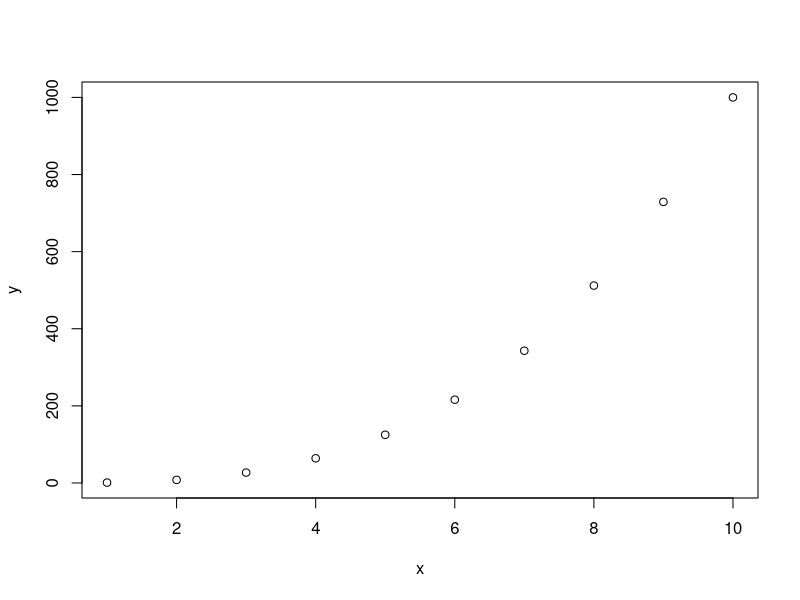
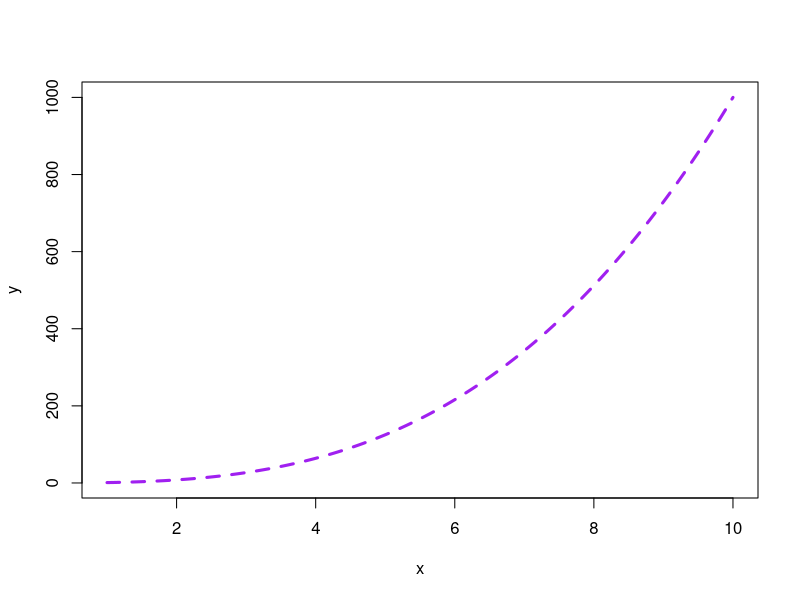
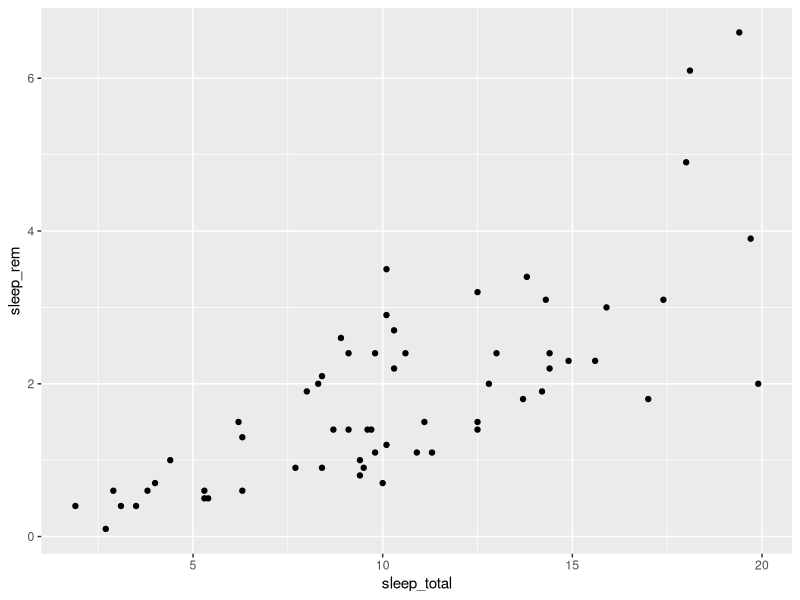
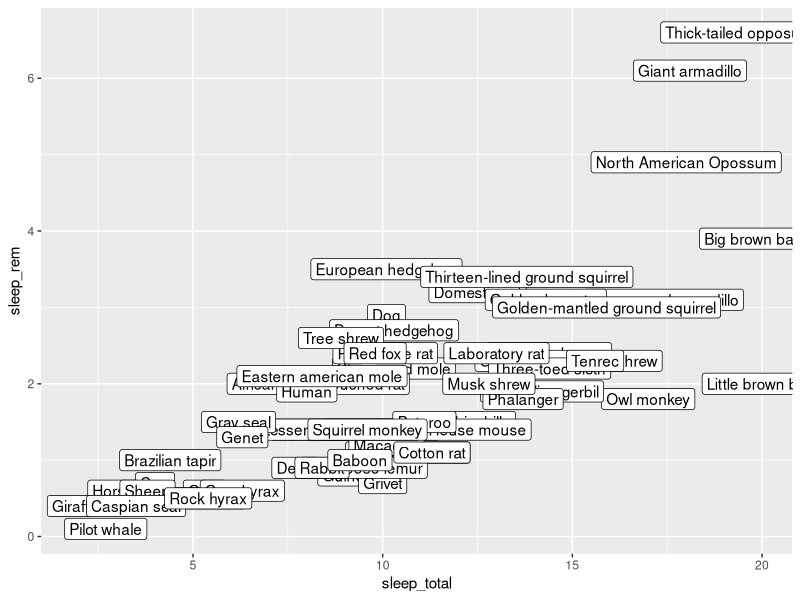

Generate these figures, in order, with R:
## ---- chunk 1
options(htmltools.dir.version = FALSE)
## ---- chunk 2
x <- 1:10
y <- x^3

plot(x, y)
## ---- chunk 3
x <- seq(1, 10, by = 0.01)
y <- x^3

plot(x, y, type = "l", col = "purple", lwd = 3, lty = "dashed")
## ---- chunk 4
library(tidyverse)
## ---- chunk 5
ggplot(
  data = msleep,
  mapping = aes(x = sleep_total, y = sleep_rem)
) +
  geom_point()
## ---- chunk 6
ggplot(
  data = msleep,
  mapping = aes(x = sleep_total, y = sleep_rem, label = name)
) +
  geom_point() +
  geom_label()
